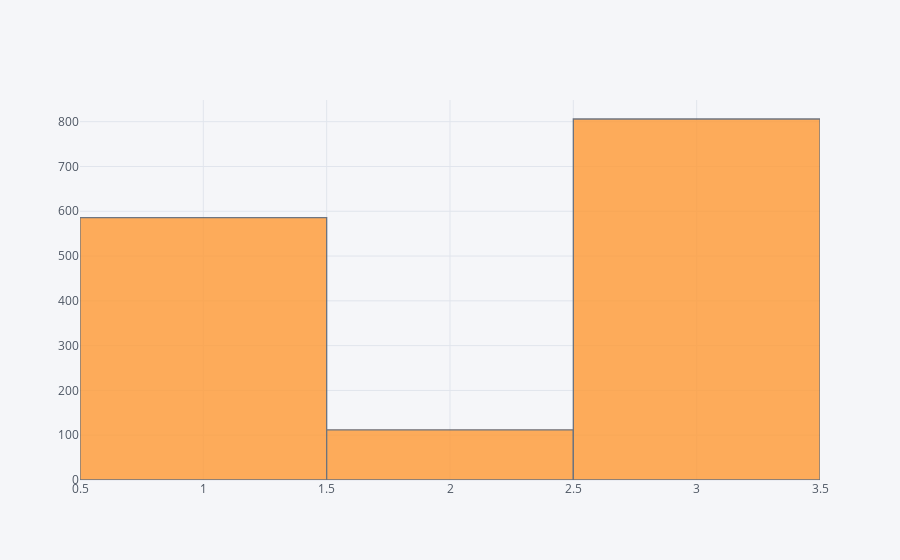

The code cell stored with this chart in its notebook:
### Code cell
data_corpus[3509:].polarity.iplot(kind='histogram')

### Figure 1 — Plotly figure (JSON) as saved in the notebook; plotly's stock layout.template omitted (floating-point values rounded to 4 significant figures; data arrays with more than 128 entries replaced by an {"elided": "..."} marker saying what was removed)
{"data": [{"histfunc": "count", "histnorm": "", "marker": {"color": "rgba(255, 153, 51, 1.0)", "line": {"color": "#4D5663", "width": 1.3}}, "name": "polarity", "opacity": 0.8, "orientation": "v", "type": "histogram", "uid": "78f24cf5-81be-4110-be6e-3efe9b5ed2fb", "x": {"elided": "1504 int values"}}], "layout": {"barmode": "overlay", "legend": {"bgcolor": "#F5F6F9", "font": {"color": "#4D5663"}}, "paper_bgcolor": "#F5F6F9", "plot_bgcolor": "#F5F6F9", "title": {"font": {"color": "#4D5663"}}, "xaxis": {"gridcolor": "#E1E5ED", "showgrid": true, "tickfont": {"color": "#4D5663"}, "title": {"font": {"color": "#4D5663"}, "text": ""}, "zerolinecolor": "#E1E5ED"}, "yaxis": {"gridcolor": "#E1E5ED", "showgrid": true, "tickfont": {"color": "#4D5663"}, "title": {"font": {"color": "#4D5663"}, "text": ""}, "zerolinecolor": "#E1E5ED"}}}
